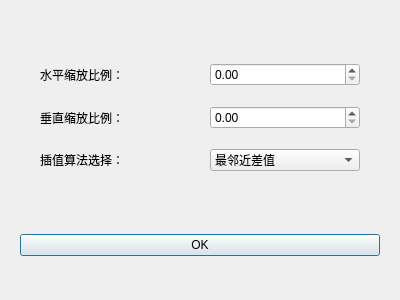
<?xml version="1.0" encoding="UTF-8"?>
<ui version="4.0">
 <class>ScalingDialog</class>
 <widget class="QDialog" name="ScalingDialog">
  <property name="geometry">
   <rect>
    <x>0</x>
    <y>0</y>
    <width>400</width>
    <height>300</height>
   </rect>
  </property>
  <property name="windowTitle">
   <string>Scaling</string>
  </property>
  <layout class="QGridLayout" name="gridLayout">
   <property name="leftMargin">
    <number>20</number>
   </property>
   <property name="topMargin">
    <number>20</number>
   </property>
   <property name="rightMargin">
    <number>20</number>
   </property>
   <property name="bottomMargin">
    <number>20</number>
   </property>
   <property name="spacing">
    <number>20</number>
   </property>
   <item row="0" column="0">
    <layout class="QVBoxLayout" name="verticalLayout">
     <property name="spacing">
      <number>20</number>
     </property>
     <property name="leftMargin">
      <number>20</number>
     </property>
     <property name="topMargin">
      <number>20</number>
     </property>
     <property name="rightMargin">
      <number>20</number>
     </property>
     <property name="bottomMargin">
      <number>20</number>
     </property>
     <item>
      <layout class="QHBoxLayout" name="horizontalLayout_3">
       <item>
        <widget class="QLabel" name="label_3">
         <property name="text">
          <string>水平缩放比例：</string>
         </property>
        </widget>
       </item>
       <item>
        <widget class="QDoubleSpinBox" name="xScale"/>
       </item>
      </layout>
     </item>
     <item>
      <layout class="QHBoxLayout" name="horizontalLayout">
       <item>
        <widget class="QLabel" name="label">
         <property name="text">
          <string>垂直缩放比例：</string>
         </property>
        </widget>
       </item>
       <item>
        <widget class="QDoubleSpinBox" name="yScale"/>
       </item>
      </layout>
     </item>
     <item>
      <layout class="QHBoxLayout" name="horizontalLayout_2">
       <item>
        <widget class="QLabel" name="label_2">
         <property name="text">
          <string>插值算法选择：</string>
         </property>
        </widget>
       </item>
       <item>
        <widget class="QComboBox" name="comboBox">
         <item>
          <property name="text">
           <string>最邻近差值</string>
          </property>
         </item>
         <item>
          <property name="text">
           <string>双线性插值</string>
          </property>
         </item>
        </widget>
       </item>
      </layout>
     </item>
    </layout>
   </item>
   <item row="1" column="0">
    <widget class="QPushButton" name="pushButton">
     <property name="text">
      <string>OK</string>
     </property>
    </widget>
   </item>
  </layout>
 </widget>
 <resources/>
 <connections/>
</ui>
